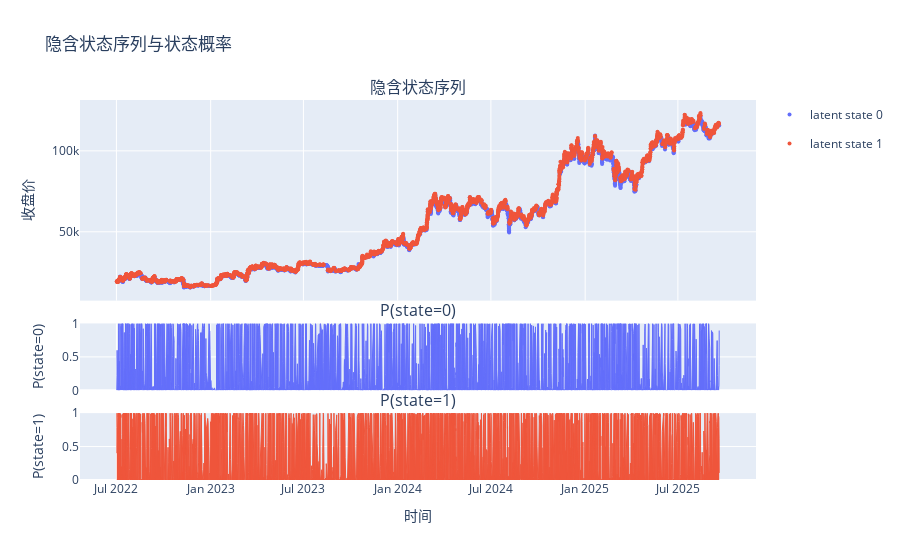

The cell this chart's notebook holds for it:
### Code cell
from research.labeler.gmm_labeler import GMMLabeler

labeler_L4 = GMMLabeler(merged_bar, 4)
labeler_L4.plot_label_on_candles()

### Figure 1 — Plotly figure (JSON) as saved in the notebook; plotly's stock layout.template omitted (floating-point values rounded to 4 significant figures; data arrays with more than 128 entries replaced by an {"elided": "..."} marker saying what was removed)
{"data": [{"legendgroup": "state_0", "marker": {"color": "#636EFA", "size": 4}, "mode": "markers", "name": "latent state 0", "showlegend": true, "x": {"elided": "2590 str values"}, "y": {"elided": "2590 float values"}, "type": "scatter", "xaxis": "x", "yaxis": "y"}, {"legendgroup": "state_1", "marker": {"color": "#EF553B", "size": 4}, "mode": "markers", "name": "latent state 1", "showlegend": true, "x": {"elided": "3272 str values"}, "y": {"elided": "3272 float values"}, "type": "scatter", "xaxis": "x", "yaxis": "y"}, {"fill": "tozeroy", "fillcolor": "#636EFA", "legendgroup": "state_0", "line": {"color": "#636EFA", "width": 1}, "mode": "lines", "name": "P(state=0)", "opacity": 0.7, "showlegend": false, "x": {"elided": "5862 str values"}, "y": {"elided": "5862 float values"}, "type": "scatter", "xaxis": "x2", "yaxis": "y2"}, {"fill": "tozeroy", "fillcolor": "#EF553B", "legendgroup": "state_1", "line": {"color": "#EF553B", "width": 1}, "mode": "lines", "name": "P(state=1)", "opacity": 0.7, "showlegend": false, "x": {"elided": "5862 str values"}, "y": {"elided": "5862 float values"}, "type": "scatter", "xaxis": "x3", "yaxis": "y3"}], "layout": {"xaxis": {"anchor": "y", "domain": [0.0, 1.0], "matches": "x3", "showticklabels": false}, "yaxis": {"anchor": "x", "domain": [0.472, 1.0], "title": {"text": "收盘价"}}, "xaxis2": {"anchor": "y2", "domain": [0.0, 1.0], "matches": "x3", "showticklabels": false}, "yaxis2": {"anchor": "x2", "domain": [0.236, 0.412], "title": {"text": "P(state=0)"}, "range": [0, 1]}, "xaxis3": {"anchor": "y3", "domain": [0.0, 1.0], "title": {"text": "时间"}}, "yaxis3": {"anchor": "x3", "domain": [0.0, 0.176], "title": {"text": "P(state=1)"}, "range": [0, 1]}, "annotations": [{"font": {"size": 16}, "showarrow": false, "text": "隐含状态序列", "x": 0.5, "xanchor": "center", "xref": "paper", "y": 1.0, "yanchor": "bottom", "yref": "paper"}, {"font": {"size": 16}, "showarrow": false, "text": "P(state=0)", "x": 0.5, "xanchor": "center", "xref": "paper", "y": 0.412, "yanchor": "bottom", "yref": "paper"}, {"font": {"size": 16}, "showarrow": false, "text": "P(state=1)", "x": 0.5, "xanchor": "center", "xref": "paper", "y": 0.176, "yanchor": "bottom", "yref": "paper"}], "title": {"text": "隐含状态序列与状态概率"}, "showlegend": true, "hovermode": "x unified"}}
